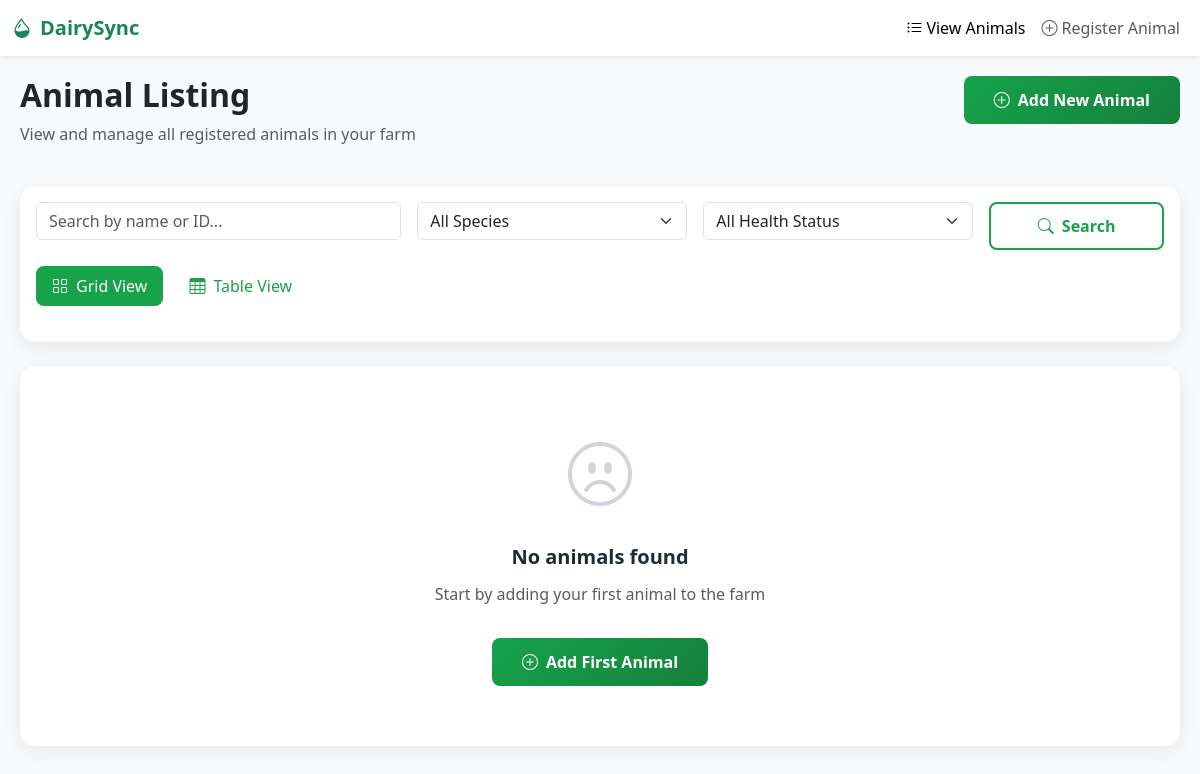
Page /animal_listing/ on the earlier database version.
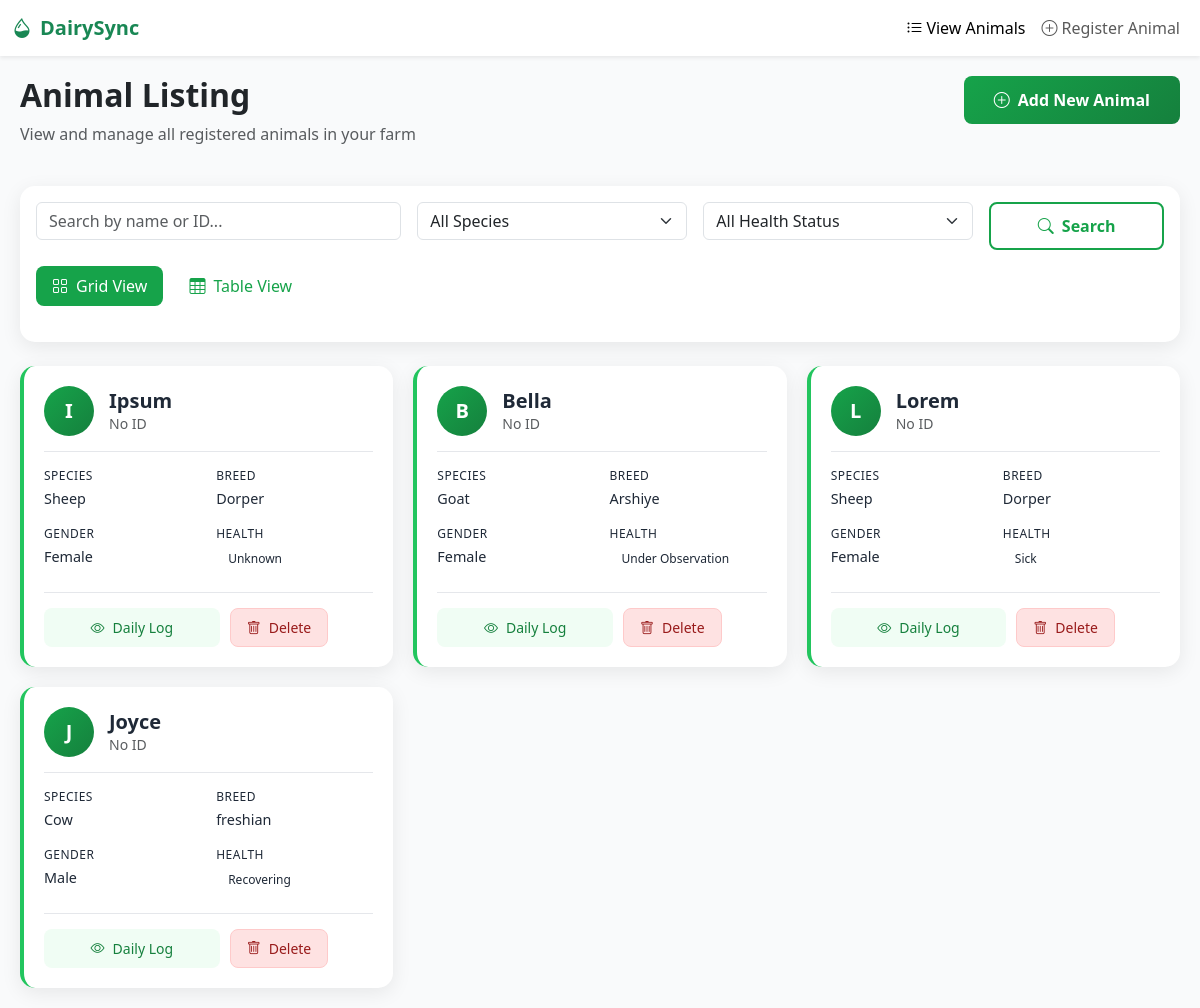
Same page on the later database version.
### dairysyncapp/models.py (models this page shows, shortened)
class Animal(models.Model):
    GENDER_CHOICES = [
        ('male','Male'),
        ('female','Female')
    ]
    HEALTH_STATUS_CHOICES = [
        ('healthy','Healthy'),
        ('sick','Sick'),
        ('recovering','Recovering'),
        ('unknown','Unknown')
    ]
    name = models.CharField(max_length=100)
    species = models.CharField(max_length=100)
    breed = models.CharField(max_length=20)
    gender = models.CharField(max_length=20)
    health_status = models.CharField(max_length=20,choices=HEALTH_STATUS_CHOICES,default='healthy')
    created_at = models.DateTimeField(auto_now_add=True)
    updated_at = models.DateTimeField(auto_now_add=True)
    class Meta:
        ordering = ['-created_at']

### dairysyncapp/views.py (the view)
# urls.py: path('animal_listing/', views.animal_listing_page, name='animal-listing'),
def animal_listing_page(request):
    animals = Animal.objects.all()
    return render(request, 'listing.html', {'animals': animals})

### dairysyncapp/templates/listing.html (shortened to what this page needs)
{% load static %}
<!DOCTYPE html>
<html lang="en">
<head>
    <link href="https://cdn.jsdelivr.net/npm/bootstrap@5.3.0-alpha1/dist/css/bootstrap.min.css" rel="stylesheet">
    <link rel="stylesheet" href="https://cdn.jsdelivr.net/npm/bootstrap-icons@1.8.1/font/bootstrap-icons.css">
</head>
<body>
    <nav class="navbar navbar-expand-lg navbar-light bg-white shadow-sm">
        <div class="container-fluid">
            <a class="navbar-brand fw-bold text-success" href="#">
                <i class="bi bi-droplet-half me-2"></i>DairySync
            </a>
            <div class="navbar-nav ms-auto">
                <a class="nav-link active" href="{% url 'animal-listing' %}">
                    <i class="bi bi-list-ul me-1"></i>View Animals
                </a>
                <a class="nav-link" href="{% url 'animal-registration' %}">
                    <i class="bi bi-plus-circle me-1"></i>Register Animal
                </a>
            </div>
        </div>
    </nav>
    <div class="container-main">
        <div class="row mb-4">
            <div class="col-md-8">
                <h1 class="h2 fw-bold text-dark mb-2">Animal Listing</h1>
                <p class="text-muted">View and manage all registered animals in your farm</p>
            </div>
            <div class="col-md-4 text-end">
                <a href="{% url 'animal-registration' %}" class="btn btn-dairy-primary">
                    <i class="bi bi-plus-circle me-2"></i>Add New Animal
                </a>
            </div>
        </div>
        <div class="card mb-4">
            <div class="card-body">
                <div class="row g-3">
                    <div class="col-md-4">
                        <input type="text" class="form-control" placeholder="Search by name or ID..." id="searchInput">
                    </div>
                    <div class="col-md-3">
                        <select class="form-select" id="speciesFilter">
                            <option value="">All Species</option>
                        </select>
                    </div>
                    <div class="col-md-3">
                        <select class="form-select" id="statusFilter">
                            <option value="">All  Health Status</option>
                        </select>
                    </div>
                    <div class="col-md-2">
                        <button class="btn btn-outline-dairy w-100" onclick="filterAnimals()">
                            <i class="bi bi-search me-2"></i>Search
                        </button>
                    </div>
                </div>
                <div class="view-toggle mt-3">
                    <button class="toggle-btn active" onclick="setViewMode('grid')">
                        <i class="bi bi-grid me-2"></i>Grid View
                    </button>
                    <button class="toggle-btn" onclick="setViewMode('table')">
                        <i class="bi bi-table me-2"></i>Table View
                    </button>
                </div>
            </div>
        </div>
        <div id="gridView" class="view-container">
            {% if animals %}
            <div class="animals-grid" id="animalsGrid">
                {% for animal in animals %}
                <div class="animal-card" data-animal-id="{{ animal.id }}" data-species="{{ animal.species }}" data-status="{{ animal.status }}">
                    <div class="card-header-custom">
                        <div class="avatar">{{ animal.name|first|upper|default:"A" }}</div>
                        <div>
                            <h3 class="card-name">{{ animal.name|default:"Unnamed Animal" }}</h3>
                            <div class="text-muted small">{{ animal.animal_id|default:"No ID" }}</div>
                        </div>
                    </div>
                    <div class="animal-info">
                        <div class="info-item">
                            <span class="info-label">Species</span>
                            <span class="info-value">{{ animal.species|default:"Not Specified" }}</span>
                        </div>
                        <div class="info-item">
                            <span class="info-label">Breed</span>
                            <span class="info-value">{{ animal.breed|default:"Not Specified" }}</span>
                        </div>
                        <div class="info-item">
                            <span class="info-label">Gender</span>
                            <span class="info-value">{{ animal.gender|default:"Not Specified"|title }}</span>
                        </div>
                        <div class="info-item">
                            <span class="info-label">Health</span>
                            <span class="info-value">
                                <span class="status-badge {{ animal.health_status|default:'healthy' }}">
                                    {{ animal.get_health_status_display|default:"Healthy" }}
                                </span>
                            </span>
                        </div>
                    </div>
                    <div class="action-buttons">
    <a href="{% url 'add-daily-log' animal.id %}" class="btn-custom btn-view">
        <i class="bi bi-eye me-2"></i>Daily Log
    </a>
    <form method="POST" action="{% url 'animal-delete' animal.id %}" style="display: inline; flex: 1;">
        <button type="submit" class="btn-custom btn-delete" onclick="return confirm('Are you sure you want to delete {{ animal.name }}?')">
            <i class="bi bi-trash me-2"></i>Delete
        </button>
    </form>
</div>
                </div>
                {% endfor %}
            </div>
            {% else %}
            <div class="empty-state">
                <div class="empty-icon"><i class="bi bi-emoji-frown"></i></div>
                <p class="empty-text">No animals found</p>
                <p class="text-muted mt-2">Start by adding your first animal to the farm</p>
                <a href="{% url 'animal-registration' %}" class="btn btn-dairy-primary mt-3">
                    <i class="bi bi-plus-circle me-2"></i>Add First Animal
                </a>
            </div>
            {% endif %}
        </div>
    </div>
</body>
</html>

### dairysyncapp/templates/listing.html (style rules this page uses)
:root { --green-50: #f0fdf4; --green-100: #dcfce7; --green-500: #22c55e; --green-600: #16a34a; --green-700: #15803d; --gray-50: #f9fafb; --gray-200: #e5e7eb; --gray-300: #d1d5db; --gray-400: #9ca3af; --gray-800: #1f2937; }
body { font-family: 'Segoe UI', system-ui, -apple-system, sans-serif; background-color: var(--gray-50); color: var(--gray-800); min-height: 100vh; }
.container-main { max-width: 1400px; margin: 0 auto; padding: 20px; }
.card { border: none; box-shadow: 0 5px 20px rgba(0, 0, 0, 0.08); border-radius: 15px; }
.btn-dairy-primary { background: linear-gradient(135deg, var(--green-600) 0%, var(--green-700) 100%); border: none; color: white; padding: 12px 30px; border-radius: 8px; font-weight: 600; transition: all 0.3s ease; }
.btn-outline-dairy { border: 2px solid var(--green-600); color: var(--green-600); background: transparent; padding: 10px 25px; border-radius: 8px; font-weight: 600; transition: all 0.3s ease; }
.animals-grid { display: grid; grid-template-columns: repeat(auto-fill, minmax(300px, 1fr)); gap: 20px; margin-top: 20px; }
.animal-card { background: white; border-radius: 15px; padding: 20px; box-shadow: 0 5px 20px rgba(0, 0, 0, 0.08); transition: all 0.3s ease; border-left: 4px solid var(--green-500); }
.card-header-custom { display: flex; align-items: center; margin-bottom: 15px; padding-bottom: 15px; border-bottom: 1px solid var(--gray-200); }
.avatar { width: 50px; height: 50px; border-radius: 50%; background: linear-gradient(135deg, var(--green-600) 0%, var(--green-700) 100%); color: white; display: flex; align-items: center; justify-content: center; font-size: 20px; font-weight: bold; margin-right: 15px; }
.card-name { font-size: 1.25rem; font-weight: 600; color: var(--gray-800); margin: 0; }
.animal-info { display: grid; grid-template-columns: 1fr 1fr; gap: 15px; margin-bottom: 20px; }
.info-item { display: flex; flex-direction: column; }
.info-label { font-size: 0.75rem; color: var(--gray-500); text-transform: uppercase; letter-spacing: 0.5px; margin-bottom: 3px; }
.info-value { font-weight: 500; color: var(--gray-800); font-size: 0.9rem; }
.status-badge { padding: 4px 12px; border-radius: 20px; font-size: 12px; font-weight: 500; display: inline-block; }
.action-buttons { display: flex; gap: 10px; margin-top: 15px; padding-top: 15px; border-top: 1px solid var(--gray-200); }
.btn-custom { padding: 8px 16px; border-radius: 8px; font-size: 0.875rem; font-weight: 500; display: inline-flex; align-items: center; justify-content: center; border: none; cursor: pointer; transition: all 0.3s ease; flex: 1; text-decoration: none; }
.btn-view { background-color: var(--green-50); color: var(--green-700); border: 1px solid var(--green-200); }
.btn-delete { background-color: #fee2e2; color: #991b1b; border: 1px solid #fecaca; }
.view-toggle { display: flex; gap: 10px; margin-bottom: 20px; }
.toggle-btn { padding: 8px 16px; border-radius: 8px; border: 2px solid var(--green-200); background: white; color: var(--green-600); font-weight: 500; cursor: pointer; transition: all 0.3s ease; }
.toggle-btn.active { background: var(--green-600); color: white; border-color: var(--green-600); }

Differences in the rows shown:
added Animal: name|first "I", name "Ipsum", animal_id "No ID", species "Sheep", breed "Dorper", gender "Female", health_status "Unknown"
added Animal: name|first "B", name "Bella", animal_id "No ID", species "Goat", breed "Arshiye", gender "Female", health_status "Under Observation"
added Animal: name|first "L", name "Lorem", animal_id "No ID", species "Sheep", breed "Dorper", gender "Female", health_status "Sick"
added Animal: name|first "J", name "Joyce", animal_id "No ID", species "Cow", breed "freshian", gender "Male", health_status "Recovering"
Other differences:
text no longer shown: "No animals found Start by adding your first animal to the farm Add First Animal"
